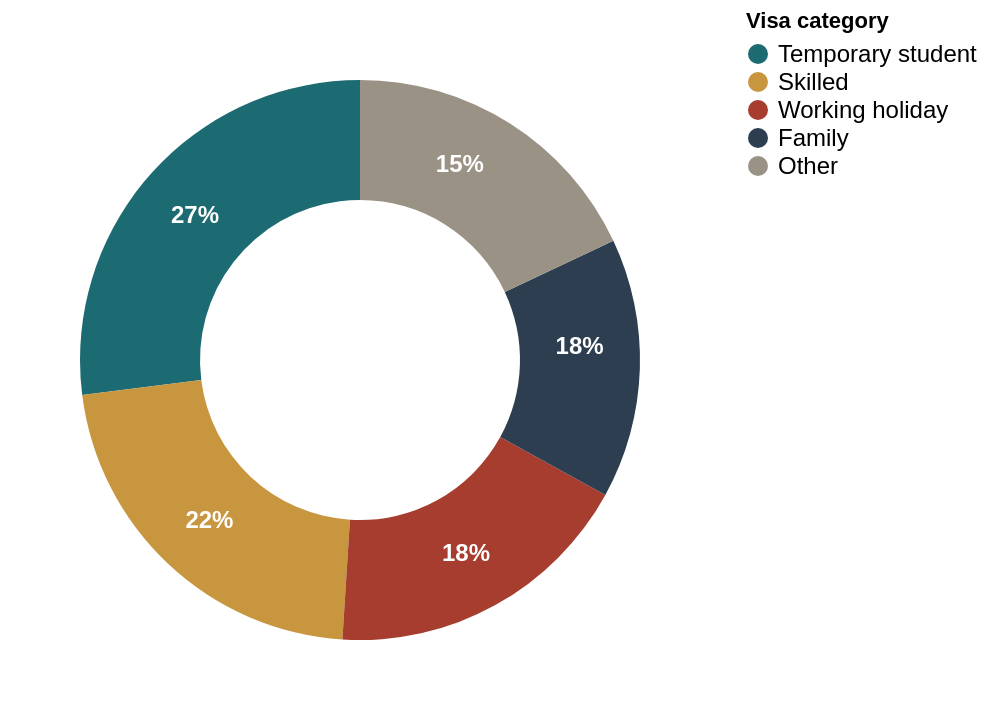

This figure's Vega-Lite source:
### Vega-Lite specification from a JSON file in a GitHub repository (floating-point values rounded to 4 significant figures)
{"$schema": "https://vega.github.io/schema/vega-lite/v5.json", "width": 350, "height": 350, "data": {"values": [{"category": "Temporary student", "pct": 27}, {"category": "Skilled", "pct": 22}, {"category": "Working holiday", "pct": 18}, {"category": "Family", "pct": 15}, {"category": "Other", "pct": 18}]}, "transform": [{"calculate": "datum.pct + '%'", "as": "pct_label"}], "layer": [{"mark": {"type": "arc", "innerRadius": 80, "outerRadius": 140}, "encoding": {"theta": {"field": "pct", "type": "quantitative"}, "color": {"field": "category", "type": "nominal", "scale": {"domain": ["Temporary student", "Skilled", "Working holiday", "Family", "Other"], "range": ["#1d6b72", "#c8963e", "#a63d2f", "#2c3e50", "#9b9286"]}, "legend": {"title": "Visa category", "labelFontSize": 12}}, "tooltip": [{"field": "category", "title": "Visa type"}, {"field": "pct", "title": "%"}]}}, {"mark": {"type": "text", "radius": 110, "fontSize": 12, "fontWeight": "bold", "color": "white"}, "encoding": {"theta": {"field": "pct", "type": "quantitative", "stack": true}, "text": {"field": "pct_label", "type": "nominal"}}}]}
